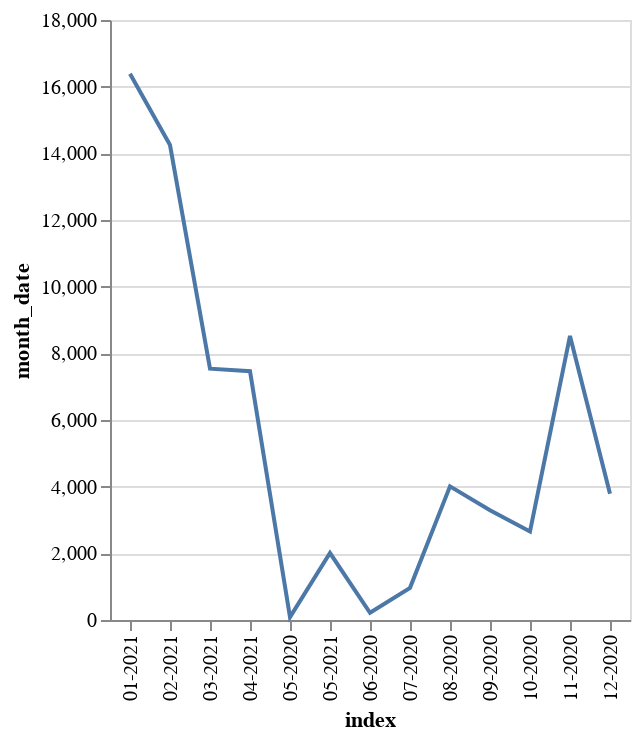

Notebook code for this chart:
### Code cell
import altair as alt
alt.Chart(activity_month).mark_line().encode(
    x='index',
    y='month_date'
)

### Figure 1 — Vega-Lite specification as saved in the notebook (floating-point values rounded to 4 significant figures)
{"config": {"view": {"continuousWidth": 400, "continuousHeight": 300}}, "data": {"name": "data-5dd33fb2b93168b5e9426baacf60c386"}, "mark": "line", "encoding": {"x": {"type": "nominal", "field": "index"}, "y": {"type": "quantitative", "field": "month_date"}}, "$schema": "https://vega.github.io/schema/vega-lite/v4.8.1.json", "datasets": {"data-5dd33fb2b93168b5e9426baacf60c386": [{"index": "01-2021", "month_date": 16390}, {"index": "02-2021", "month_date": 14249}, {"index": "11-2020", "month_date": 8522}, {"index": "03-2021", "month_date": 7541}, {"index": "04-2021", "month_date": 7465}, {"index": "08-2020", "month_date": 4009}, {"index": "12-2020", "month_date": 3787}, {"index": "09-2020", "month_date": 3295}, {"index": "10-2020", "month_date": 2657}, {"index": "05-2021", "month_date": 2009}, {"index": "07-2020", "month_date": 965}, {"index": "06-2020", "month_date": 217}, {"index": "05-2020", "month_date": 85}]}}
